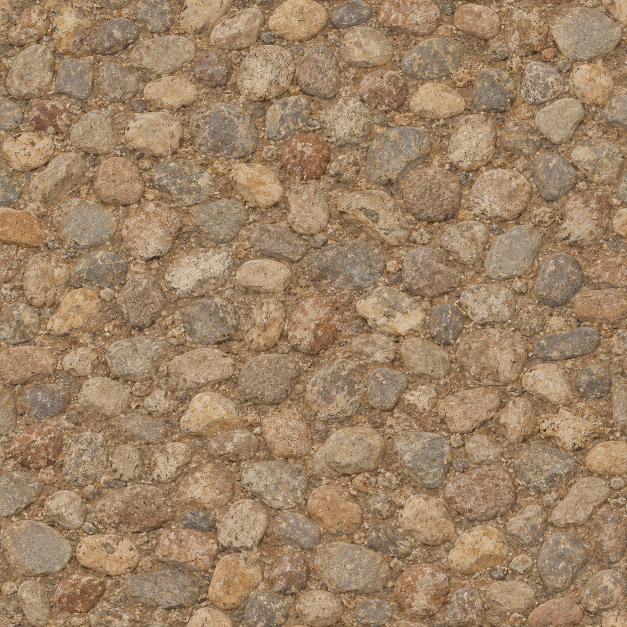
#> input picture arte/entrada/texturas/tex_empedrado.png, 1254 x 1254 px (shown at 1/2 size); its folder holds 4 pictures in this run
$ python maqueta_calle_mayor.py
#> lines starting #> are read from the running program, lines starting #| are printed output that depends on the picture
### herramientas/arte_provisional.py
#!/usr/bin/env python3
"""Genera los personajes y objetos PROVISIONALES del prototipo.

No es arte final: sirve para probar la tubería con las mismas medidas que tendrá el
arte real. El escenario ya no sale de aquí: lo modela y renderiza kit_calle_mayor.py.

Uso:  python3 herramientas/arte_provisional.py
Salida:
  arte/personajes/*.png              pesquisidor (SE, NE), alguacil (SE)
  arte/objetos/cadaver.png, sombra.png
"""
import math
import random
from pathlib import Path

import numpy as np
from PIL import Image, ImageDraw, ImageFilter

from isometria import AX, AY, ZH, ANCHO_FONDO, ALTO_FONDO, Proyeccion

RAIZ = Path(__file__).resolve().parent.parent
random.seed(1620)
np.random.seed(1620)

W, H = ANCHO_FONDO, ALTO_FONDO
PR = Proyeccion(603, 273)
p = PR.p

LARGO = 22.0          # longitud de la fachada con soportales (m)
FONDO_GALERIA = -2.0  # y del muro interior del soportal
ALTO_SOPORTAL = 3.6   # altura libre hasta la viga (m)
FRENTE = 0.25         # y de la fachada alta (sobre las columnas)
COLUMNAS_X = [1.5 + 3 * k for k in range(7)] + [22.0]
Z_HORNACINA = 1.0     # altura de la repisa de la hornacina (m)
# Borde izquierdo de la hornacina: centrada en pantalla entre las columnas de 16,5 y 19,5 m.
X_HORNACINA = 15.725


# --------------------------------------------------------------- utilidades

def color(hexa: str) -> tuple[int, int, int]:
    hexa = hexa.lstrip("#")
    return tuple(int(hexa[i:i + 2], 16) for i in (0, 2, 4))


def ruido(ancho: int, alto: int, escala: float, desenfoque: float) -> np.ndarray:
    """Ruido suave en [-1, 1] para dar textura a superficies planas."""
    base = np.random.normal(0, 1, (max(1, int(alto / escala)), max(1, int(ancho / escala))))
    img = Image.fromarray(((base - base.min()) / (np.ptp(base) + 1e-9) * 255).astype(np.uint8))
    img = img.resize((ancho, alto), Image.BICUBIC).filter(ImageFilter.GaussianBlur(desenfoque))
    arr = np.asarray(img).astype(np.float32) / 127.5 - 1.0
    return arr


GRANO = ruido(W, H, 3, 0.6)      # grano fino de pintura
#> in ruido, `img = Image.fromarray(((base - base.min()) / (np.ptp(base) + 1e-9) * 2..`:
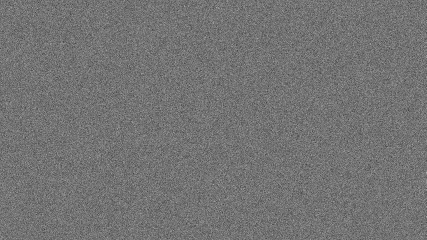
#> img: PIL image 853x480 L (shown at 1/2 size); min 0, max 254, mean 115.1
MANCHAS = ruido(W, H, 40, 12)    # manchas amplias de suciedad y humedad
#> call 2 of ruido, with ancho = 2560, alto = 1440, escala = 40, desenfoque = 12
#> in ruido (call 2), `img = Image.fromarray(((base - base.min()) / (np.ptp(base) + 1e-9) * 2..`:
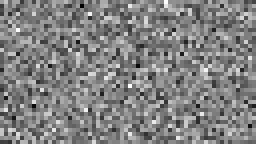
#> img: PIL image 64x36 L (shown 4 times larger); min 0, max 254, mean 129.5
#> in ruido (call 2), `img = img.resize((ancho, alto), Image.BICUBIC).filter(ImageFilter.Gaus..`:
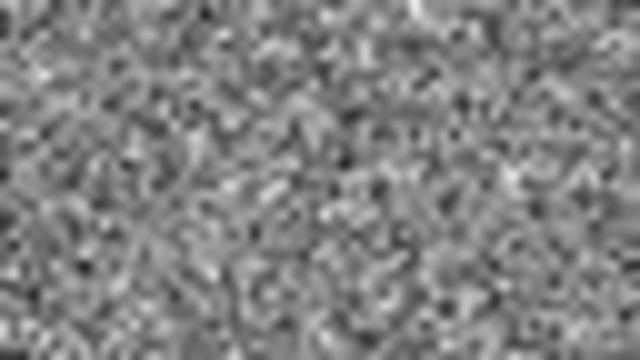
#> img: PIL image 2560x1440 L (shown at 1/4 size); min 35, max 236, mean 129.5
#> in ruido (call 2), `arr = np.asarray(img).astype(np.float32) / 127.5 - 1.0`:
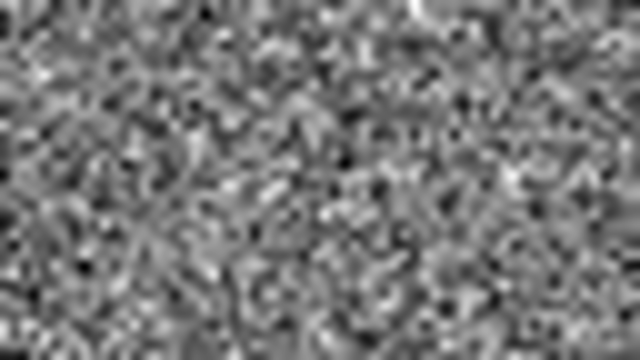
#> arr: shape (1440, 2560) float32 (shown at 1/4 size); min -0.725, max 0.851, mean 0.0159; drawn with min black and max white


# [56 lines left out: functions rellenar, sombrear, caja, envolvente, dibujar_caja, not called in this run]


# --------------------------------------------------------------- fondo

ESC = 4  # se dibuja a 4x y se reduce, para bordes suaves


def lienzo_personaje(ancho=120, alto=196):
    img = Image.new("RGBA", (ancho * ESC, alto * ESC), (0, 0, 0, 0))
    return img, ImageDraw.Draw(img)


def S(*pts):
    return [(a * ESC, b * ESC) for a, b in pts]


def reducir(img, ancho=120, alto=196):
    return img.resize((ancho, alto), Image.LANCZOS)


# [130 lines left out: functions pesquisidor, alguacil, cadaver, sombra, main, not called in this run]


# [2 lines that do not run on import are left out]

### herramientas/isometria.py
"""Proyección isométrica común a todas las herramientas de arte.

Convención del juego (no cambiar sin rehacer el arte):
  - Proyección ortográfica dimétrica 2:1: azimut 45°, elevación 30°.
  - Eje x del mundo: hacia abajo y a la derecha en pantalla.
  - Eje y del mundo: hacia abajo y a la izquierda en pantalla.
  - Eje z: altura.
  - 1 metro en el suelo avanza 76,4 px en horizontal y 38,2 px en vertical.
  - 1 metro de altura son 93,5 px. Una persona de 1,70 m mide unos 159 px.
  - Luz principal: de arriba a la izquierda.
"""

AX = 76.4   # px horizontales por metro de suelo
AY = 38.2   # px verticales por metro de suelo (la mitad: proporción 2:1)
ZH = 93.5   # px por metro de altura

ANCHO_FONDO = 2560
ALTO_FONDO = 1440


class Proyeccion:
    """Convierte coordenadas del mundo (metros) a píxeles de un fondo concreto."""

    def __init__(self, ox: float, oy: float):
        self.ox = ox
        self.oy = oy

    def p(self, x: float, y: float, z: float = 0.0) -> tuple[float, float]:
        return (self.ox + (x - y) * AX, self.oy + (x + y) * AY - z * ZH)

    def poligono(self, puntos) -> list[tuple[float, float]]:
        return [self.p(*pt) for pt in puntos]

### herramientas/maqueta_calle_mayor.py
#!/usr/bin/env python3
"""Fondo de la calle Mayor construido como maqueta: geometría por código y
texturas pintadas con ChatGPT (método de prueba frente al fondo pintado entero).

La geometría es la misma de arte_provisional.py, así que la zona transitable,
los oclusores y los puntos de interés de la escena siguen valiendo.

Texturas que usa (arte/entrada/texturas/):
  tex_cal.png              muros enfoscados (ocre; blanco y almagra se derivan)
  tex_empedrado.png, _b    calzada (se mezclan para que no se note la repetición)
  tex_empedrado_c.png      zócalo de cantos (provisional, hasta tener T05)
  tex_losas.png            suelo del soportal y canalillo
  tex_piedra.png, _b       columnas, basas, capiteles y balcones
Provisionales hechas por código, hasta tener las de ChatGPT: madera (T08) y teja (T09).

Uso:   python3 herramientas/maqueta_calle_mayor.py
Salida: arte/fondos/calle_mayor_texturas.png (2560 × 1440)
"""
import math
from pathlib import Path

import numpy as np
from PIL import Image, ImageDraw, ImageFilter
from scipy import ndimage

import arte_provisional as ap
from isometria import AX, AY, ZH, ANCHO_FONDO, ALTO_FONDO

RAIZ = Path(__file__).resolve().parent.parent
ENTRADA = RAIZ / "arte/entrada/texturas"
ESC = 2                 # se pinta al doble de tamaño y se reduce: bordes limpios
DENS = 200              # píxeles de textura por metro, al doble de tamaño
LARGO, FONDO, FRENTE, ALTO = ap.LARGO, ap.FONDO_GALERIA, ap.FRENTE, ap.ALTO_SOPORTAL
RNG = np.random.default_rng(1620)

# Luz principal desde arriba a la izquierda (ver isometria.py). Con estos valores
# el suelo queda a 1, una cara que mira a +y a 0,89 y una que mira a +x a 0,64.
LUZ = np.array([-0.162, 0.566, 0.808])
AMBIENTE, DIFUSA = 0.643, 0.442


# [4 lines left out: function sombreado, not called in this run]


# --------------------------------------------------------------- materiales

def periodico_suave(n: int, celdas: int, sigma: float) -> np.ndarray:
    """Ruido suave en [0, 1] que se repite sin costuras."""
    base = RNG.random((celdas, celdas)).astype(np.float32)
    grande = ndimage.zoom(np.tile(base, (3, 3)), n / celdas, order=3, mode="grid-wrap")[n:2 * n, n:2 * n]
    grande = ndimage.gaussian_filter(grande, sigma, mode="wrap")
    grande -= grande.min()
    return grande / (grande.max() + 1e-6)


def aplanar_tono(arr: np.ndarray, fuerza: float) -> np.ndarray:
    """Reduce las manchas grandes de luz y color de una textura (la suciedad la pongo yo)."""
    n = arr.shape[0]
    lum = arr @ np.array([0.299, 0.587, 0.114], np.float32)
    suave = ndimage.gaussian_filter(lum, n / 10, mode="wrap")
    factor = (lum.mean() / np.maximum(suave, 1.0)) ** fuerza
    return np.clip(arr * factor[..., None], 0, 255)


class Textura:
    """Textura repetible; se muestrea en metros sobre el plano de cada cara."""

    def __init__(self, fuente, metros: float, aplanar: float = 0.6, tinte=(1, 1, 1)):
        n = round(metros * DENS)
        img = fuente if isinstance(fuente, Image.Image) else Image.open(ENTRADA / fuente).convert("RGB")
        arr = np.asarray(img.resize((n, n), Image.LANCZOS)).astype(np.float32)
        if aplanar:
            arr = aplanar_tono(arr, aplanar)
        self.t = np.clip(arr * np.array(tinte, np.float32), 0, 255)
        self.n = n

    # [5 lines left out: function muestrear, not called in this run]


class Mezcla:
    """Dos texturas que se alternan con manchas suaves de unos metros: rompe la repetición."""

    # [11 lines left out: functions __init__, muestrear, not called in this run]


class Suciedad:
    """Variación de tono a gran escala (barro, humedad, desgaste), en metros del mundo."""

    def __init__(self, metros: float, fuerza: float, celdas: int = 10):
        self.ruido = periodico_suave(512, celdas, 10)
        self.metros, self.fuerza = metros, fuerza

    # [66 lines left out: functions factor, madera, teja, cal_variante, not called in this run]


# --------------------------------------------------------------- lienzo

class Lienzo:
    def __init__(self):
        self.W, self.H = ANCHO_FONDO * ESC, ALTO_FONDO * ESC
        self.ox, self.oy = ap.PR.ox * ESC, ap.PR.oy * ESC
        self.rgb = np.zeros((self.H, self.W, 3), np.float32)
        self.grano = periodico_suave(512, 200, 0.7)

    def p(self, x, y, z=0.0):
        return (self.ox + (x - y) * AX * ESC, self.oy + (x + y) * AY * ESC - z * ZH * ESC)

    def lin(self, d):
        x, y, z = d
        return np.array([(x - y) * AX * ESC, (x + y) * AY * ESC - z * ZH * ESC])

    # [117 lines left out: functions _caja, _mascara, cara, plano, plano_pantalla, sombra and 4 more, not called in this run]

    def resultado(self) -> Image.Image:
        img = Image.fromarray(np.clip(self.rgb, 0, 255).astype(np.uint8))
        return img.resize((ANCHO_FONDO, ALTO_FONDO), Image.LANCZOS)


# --------------------------------------------------------------- escena

def construir() -> Image.Image:
    L = Lienzo()
    empedrado = Mezcla(Textura("tex_empedrado.png", 1.8, 0.7), Textura("tex_empedrado_b.png", 1.8, 0.7))
#> in __init__, img is the input picture: PIL image 1254x1254 RGB; mean R, G, B 157.6, 130.5, 101.8
#> in __init__, `arr = np.asarray(img.resize((n, n), Image.LANCZOS)).astype(np.float32)`:
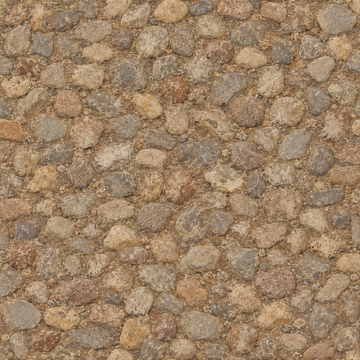
#> arr: shape (360, 360, 3) float32; mean R, G, B 157.6, 130.5, 101.8
#> in aplanar_tono, `lum = arr @ np.array([0.299, 0.587, 0.114], np.float32)`:
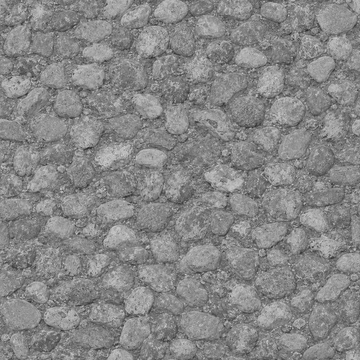
#> lum: shape (360, 360) float32; min 42, max 211.8, mean 135.4
#> in aplanar_tono, `factor = (lum.mean() / np.maximum(suave, 1.0)) ** fuerza`:
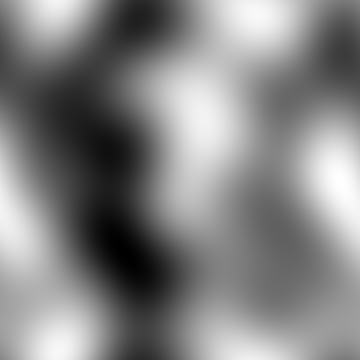
#> factor: shape (360, 360) float32; min 0.99, max 1.01, mean 1; drawn with min black and max white
    losas = Textura("tex_losas.png", 1.7, 0.7)
    cantos_muro = Textura("tex_empedrado_c.png", 1.2, 0.6, tinte=(0.78, 0.76, 0.74))
    piedra = Textura("tex_piedra.png", 1.0, 0.5, tinte=(0.93, 0.92, 0.9))
    piedra_b = Textura("tex_piedra_b.png", 1.0, 0.5, tinte=(0.93, 0.92, 0.9))
    cales = {t: Textura(cal_variante(t), 2.0, 0.5) for t in ("ocre", "blanco", "almagra")}
    viga = madera(1.0, tono=(78, 60, 46))
    tablas_puerta = madera(1.0, tablas=0.2, tono=(88, 64, 46), vertical=True)
    tablas_carro = madera(1.0, tablas=0.22, tono=(104, 78, 54))
    duelas = madera(1.0, tablas=0.12, tono=(110, 80, 52), vertical=True)
    postigo = madera(1.0, tablas=0.16, tono=(74, 84, 66), vertical=True)
    tejado = teja(2.0)
    barro = Suciedad(7.0, 0.22, celdas=12)
    humedad = Suciedad(5.0, 0.22, celdas=14)
    p = L.p

    # Cielo de anochecer.
    for yy in range(0, 700 * ESC):
        t = yy / (700 * ESC)
        L.rgb[yy] = (28 + 30 * t, 32 + 30 * t, 48 + 30 * t)

    # Calle: dos empedrados mezclados y barro a gran escala.
    L.cara([(-20, -12, 0), (50, -12, 0), (50, 32, 0), (-20, 32, 0)], (0, 0, 0), (1, 0, 0), (0, 1, 0),
           empedrado, 1.0, barro)
    # Canalillo central: losas estrechas, más oscuras por la humedad.
    L.cara([(-10, 3.65, 0), (38, 3.65, 0), (38, 3.95, 0), (-10, 3.95, 0)], (0, 3.65, 0), (1, 0, 0), (0, 1, 0),
           Textura("tex_losas.png", 0.8, 0.7), 0.62, humedad)
    L.sombra([(-10, 3.6, 0), (38, 3.6, 0), (38, 4.0, 0), (-10, 4.0, 0)], 0.18, 0.05)

    # Suelo del soportal.
    L.cara([(0, FONDO, 0), (LARGO, FONDO, 0), (LARGO, 0.3, 0), (0, 0.3, 0)], (0, FONDO, 0), (1, 0, 0), (0, 1, 0),
           losas, 1.0, humedad)

    # Muro interior del soportal, por casas, con su zócalo de cantos.
    tramos = [(0, 5.5, "ocre"), (5.5, 11, "blanco"), (11, 16.5, "almagra"), (16.5, LARGO, "blanco")]
    for i, (x0, x1, tono) in enumerate(tramos):
        L.cara([(x0, FONDO, 0), (x1, FONDO, 0), (x1, FONDO, ALTO), (x0, FONDO, ALTO)], (x0, FONDO, ALTO),
               (1, 0, 0), (0, 0, -1), cales[tono], sombreado((0, 1, 0)), humedad, (i * 0.7, i * 0.37))
        L.cara([(x0, FONDO, 0), (x1, FONDO, 0), (x1, FONDO, 0.6), (x0, FONDO, 0.6)], (x0, FONDO, 0.6),
               (1, 0, 0), (0, 0, -1), cantos_muro, sombreado((0, 1, 0)) * 0.9, None, (i * 0.5, 0))
        L.sombra([(x1 - 0.04, FONDO, 0), (x1 + 0.04, FONDO, 0), (x1 + 0.04, FONDO, ALTO), (x1 - 0.04, FONDO, ALTO)], 0.35, 0.03)

    # Puertas de tablas claveteadas con su dintel.
    for px_ in [2.4, 8.2, 13.6, 19.6]:
        L.sombra([(px_ - 0.12, FONDO, 0), (px_ + 1.42, FONDO, 0), (px_ + 1.42, FONDO, 2.62), (px_ - 0.12, FONDO, 2.62)], 0.4, 0.04)
        L.cara([(px_, FONDO, 0), (px_ + 1.3, FONDO, 0), (px_ + 1.3, FONDO, 2.4), (px_, FONDO, 2.4)], (px_, FONDO, 2.4),
               (1, 0, 0), (0, 0, -1), tablas_puerta, sombreado((0, 1, 0)))
        L.cara([(px_ - 0.1, FONDO, 2.4), (px_ + 1.4, FONDO, 2.4), (px_ + 1.4, FONDO, 2.6), (px_ - 0.1, FONDO, 2.6)],
               (px_ - 0.1, FONDO, 2.6), (1, 0, 0), (0, 0, -1), viga, sombreado((0, 1, 0)))
        L.linea([(px_ + 0.65, FONDO, 0.03), (px_ + 0.65, FONDO, 2.38)], (30, 22, 16), 4)
        for zc in (0.5, 1.2, 1.9):
            for xc in np.arange(px_ + 0.12, px_ + 1.25, 0.2):
                L.punto((xc, FONDO, zc), 2.2, (34, 30, 28))
        L.punto((px_ + 0.9, FONDO, 1.15), 5, (40, 36, 34))           # aldaba

    # Hornacina con estampa, vela blanca y cera negra en la repisa. Va baja (repisa a 1 m)
    # y entre dos columnas en pantalla: si no, la taparían la viga o una columna.
    hx, z0 = ap.X_HORNACINA, ap.Z_HORNACINA
    nicho = [(hx, FONDO, z0), (hx + 0.55, FONDO, z0)]
    nicho += [(hx + 0.275 + 0.275 * math.cos(a), FONDO, z0 + 0.4 + 0.275 * math.sin(a)) for a in np.linspace(0, math.pi, 16)]
    L.cara(nicho, (hx, FONDO, z0 + 0.7), (1, 0, 0), (0, 0, -1), cales["blanco"], 0.5)
    L.sombra(nicho, 0.35, 0.05)
    L.plano([(hx + 0.15, FONDO, z0 + 0.22), (hx + 0.4, FONDO, z0 + 0.22), (hx + 0.4, FONDO, z0 + 0.58), (hx + 0.15, FONDO, z0 + 0.58)], (110, 82, 48), 0.1)
    L.plano([(hx + 0.21, FONDO, z0 + 0.27), (hx + 0.34, FONDO, z0 + 0.27), (hx + 0.34, FONDO, z0 + 0.52), (hx + 0.21, FONDO, z0 + 0.52)], (64, 52, 46), 0.1)
    L.caja3d(hx - 0.05, FONDO, hx + 0.6, FONDO + 0.12, z0 - 0.06, z0, piedra)
    L.plano([(hx + 0.23, FONDO + 0.06, z0), (hx + 0.32, FONDO + 0.06, z0), (hx + 0.32, FONDO + 0.06, z0 + 0.23), (hx + 0.23, FONDO + 0.06, z0 + 0.23)], (232, 223, 200), 0.02)
    for gx, gz in [(0.2, 0.0), (0.36, 0.0), (0.29, -0.02), (0.12, -0.04)]:
        L.punto((hx + gx, FONDO + 0.1, z0 + gz), 3, (14, 12, 14))
    llama = p(hx + 0.275, FONDO + 0.06, z0 + 0.29)
    L.plano_pantalla([(llama[0] + 5 * math.cos(a), llama[1] + 11 * math.sin(a) - 3) for a in np.linspace(0, 2 * math.pi, 14)], (255, 214, 130), 0)

    # Penumbra bajo el soportal: más oscuro arriba del muro y junto a él en el suelo.
    L.sombra([(0, FONDO, 0), (LARGO, FONDO, 0), (LARGO, FONDO, ALTO), (0, FONDO, ALTO)], 0.40, 0.3)
    L.sombra([(0, FONDO, ALTO - 0.9), (LARGO, FONDO, ALTO - 0.9), (LARGO, FONDO, ALTO), (0, FONDO, ALTO)], 0.35, 0.3)
    L.sombra([(0, FONDO, 0), (LARGO, FONDO, 0), (LARGO, 0.3, 0), (0, 0.3, 0)], 0.30, 0.4)
    L.sombra([(0, FONDO, 0), (LARGO, FONDO, 0), (LARGO, FONDO + 0.7, 0), (0, FONDO + 0.7, 0)], 0.30, 0.25)

    # Columnas de piedra, redondas, con basa, capitel y zapata de madera.
    for i, cx in enumerate(ap.COLUMNAS_X):
        mat = piedra if i % 2 == 0 else piedra_b
        L.sombra([(cx - 0.45, -0.1, 0), (cx + 0.5, -0.1, 0), (cx + 0.5, 0.6, 0), (cx - 0.45, 0.6, 0)], 0.40, 0.12)
        L.caja3d(cx - 0.26, -0.26, cx + 0.26, 0.26, 0, 0.32, mat, (i * 0.31, 0))
        L.cilindro(cx, 0, 0.17, 0.32, 3.12, mat, desplaz=(i * 0.43, i * 0.2))
        L.sombra([(cx - 0.18, 0.18, 0.32), (cx + 0.18, 0.18, 0.32), (cx + 0.18, 0.18, 0.5), (cx - 0.18, 0.18, 0.5)], 0.25, 0.05)
        L.caja3d(cx - 0.25, -0.25, cx + 0.25, 0.25, 3.12, 3.35, mat, (i * 0.17, 0))
        L.caja3d(cx - 0.65, -0.18, cx + 0.65, 0.18, 3.35, 3.6, viga, (i * 0.29, 0))

    # Viga corrida, fachada alta por casas, ventanas y balcones.
    L.cara([(0, FRENTE, 3.6), (LARGO + 0.3, FRENTE, 3.6), (LARGO + 0.3, FRENTE, 3.85), (0, FRENTE, 3.85)],
           (0, FRENTE, 3.85), (1, 0, 0), (0, 0, -1), viga, sombreado((0, 1, 0)))
    fachada = [(0, 5.5, "ocre"), (5.5, 11, "blanco"), (11, 16.5, "almagra"), (16.5, LARGO + 0.3, "ocre")]
    encendidas = {(5.5, 1), (16.5, 0)}
    for i, (x0, x1, tono) in enumerate(fachada):
        L.cara([(x0, FRENTE, 3.85), (x1, FRENTE, 3.85), (x1, FRENTE, 7.0), (x0, FRENTE, 7.0)], (x0, FRENTE, 7.0),
               (1, 0, 0), (0, 0, -1), cales[tono], sombreado((0, 1, 0)), humedad, (i * 0.9 + 0.3, i * 0.55))
        L.sombra([(x0, FRENTE, 6.5), (x1, FRENTE, 6.5), (x1, FRENTE, 7.0), (x0, FRENTE, 7.0)], 0.40, 0.25)
        L.sombra([(x0, FRENTE, 3.85), (x1, FRENTE, 3.85), (x1, FRENTE, 4.1), (x0, FRENTE, 4.1)], 0.25, 0.08)
        L.sombra([(x1 - 0.04, FRENTE, 3.85), (x1 + 0.04, FRENTE, 3.85), (x1 + 0.04, FRENTE, 7.0), (x1 - 0.04, FRENTE, 7.0)], 0.4, 0.03)
        for k, vx in enumerate((x0 + 1.4, x0 + 3.8)):
            if vx + 1.0 > x1:
                continue
            hueco = [(vx, FRENTE, 4.6), (vx + 1.0, FRENTE, 4.6), (vx + 1.0, FRENTE, 6.1), (vx, FRENTE, 6.1)]
            if (x0, k) in encendidas:
                L.plano(hueco, (226, 168, 88), 0.05)
                L.sombra([(vx, FRENTE, 5.6), (vx + 1.0, FRENTE, 5.6), (vx + 1.0, FRENTE, 6.1), (vx, FRENTE, 6.1)], 0.35, 0.15)
            else:
                L.plano(hueco, (30, 26, 24), 0.05)
            L.sombra([(vx - 0.06, FRENTE, 4.54), (vx + 1.06, FRENTE, 4.54), (vx + 1.06, FRENTE, 6.16), (vx - 0.06, FRENTE, 6.16)], 0.3, 0.04)
            L.cara([(vx - 0.42, FRENTE, 4.6), (vx - 0.02, FRENTE, 4.6), (vx - 0.02, FRENTE, 6.1), (vx - 0.42, FRENTE, 6.1)],
                   (vx - 0.42, FRENTE, 6.1), (1, 0, 0), (0, 0, -1), postigo, sombreado((0, 1, 0)))
            # Balcón: losa de piedra, su sombra en la fachada y barandilla de forja.
            L.sombra([(vx - 0.15, FRENTE, 4.05), (vx + 1.15, FRENTE, 4.05), (vx + 1.15, FRENTE, 4.35), (vx - 0.15, FRENTE, 4.35)], 0.35, 0.06)
            L.caja3d(vx - 0.15, FRENTE, vx + 1.15, FRENTE + 0.4, 4.27, 4.35, piedra_b)
            for bx in np.arange(vx - 0.1, vx + 1.12, 0.12):
                L.linea([(bx, FRENTE + 0.36, 4.35), (bx, FRENTE + 0.36, 5.05)], (24, 22, 22), 3)
            L.linea([(vx - 0.13, FRENTE + 0.36, 5.05), (vx + 1.13, FRENTE + 0.36, 5.05)], (24, 22, 22), 5)
            L.linea([(vx - 0.13, FRENTE + 0.36, 4.42), (vx + 1.13, FRENTE + 0.36, 4.42)], (24, 22, 22), 4)

    # Alero de madera y tejado.
    L.cara([(0, FRENTE, 7.0), (LARGO + 0.3, FRENTE, 7.0), (LARGO + 0.3, FRENTE + 0.5, 6.92), (0, FRENTE + 0.5, 6.92)],
           (0, FRENTE, 7.0), (1, 0, 0), (0, 1, 0), viga, 0.7)
    pendiente = np.array([0, -4.5 - (FRENTE + 0.5), 9.1 - 6.92])
    pendiente = tuple(pendiente / np.linalg.norm(pendiente))
    normal_tejado = np.cross(pendiente, (1, 0, 0))
    L.cara([(0, FRENTE + 0.5, 6.92), (LARGO + 0.3, FRENTE + 0.5, 6.92), (LARGO + 0.3, -4.5, 9.1), (0, -4.5, 9.1)],
           (0, -4.5, 9.1), (1, 0, 0), tuple(-np.array(pendiente)), tejado, sombreado(normal_tejado), barro)

    # Fachada lateral del último edificio.
    L.cara([(LARGO + 0.3, FONDO, 3.6), (LARGO + 0.3, FRENTE + 0.5, 3.6), (LARGO + 0.3, FRENTE + 0.5, 6.92),
            (LARGO + 0.3, -2.0, 8.1), (LARGO + 0.3, -4.5, 9.1), (LARGO + 0.3, -4.5, 3.6)],
           (LARGO + 0.3, FRENTE + 0.5, 9.1), (0, -1, 0), (0, 0, -1), cales["blanco"], sombreado((1, 0, 0)), humedad)

    # Carro de tablas.
    cx0, cx1, cy0, cy1 = 6.2, 9.1, 6.1, 7.0
    L.sombra([(cx0 - 0.3, cy0 - 0.1, 0), (cx1 + 0.5, cy0 - 0.1, 0), (cx1 + 0.5, cy1 + 0.7, 0), (cx0 - 0.3, cy1 + 0.7, 0)], 0.45, 0.2)
    L.linea([(cx0, cy0 + 0.2, 0.9), (cx0 - 2.0, cy0 + 0.2, 0.25)], (70, 52, 36), 10)
    L.caja3d(cx0, cy0, cx1, cy1, 0.65, 1.1, tablas_carro)
    L.sombra([(cx0, cy1, 0.65), (cx1, cy1, 0.65), (cx1, cy1, 0.8), (cx0, cy1, 0.8)], 0.3, 0.04)
    for vx in (6.75, 8.45):
        rueda = [(vx + 0.55 * math.cos(a), cy1 + 0.06, 0.58 + 0.55 * math.sin(a)) for a in np.linspace(0, 2 * math.pi, 40)]
        L.linea(rueda, (52, 38, 26), 12)
        for a in np.linspace(0, math.pi, 5, endpoint=False):
            L.linea([(vx + 0.52 * math.cos(a), cy1 + 0.06, 0.58 + 0.52 * math.sin(a)),
                     (vx - 0.52 * math.cos(a), cy1 + 0.06, 0.58 - 0.52 * math.sin(a))], (60, 44, 30), 6)
        L.punto((vx, cy1 + 0.06, 0.58), 7, (40, 30, 22))
    L.linea([(cx0, cy1 - 0.2, 0.9), (cx0 - 2.0, cy1 - 0.2, 0.25)], (80, 60, 40), 10)

    # Barriles de duelas con aros de hierro.
    for bx, by in [(19.0, 6.55), (19.75, 6.85)]:
        L.sombra([(bx - 0.45, by - 0.3, 0), (bx + 0.6, by - 0.3, 0), (bx + 0.6, by + 0.6, 0), (bx - 0.45, by + 0.6, 0)], 0.45, 0.1)
        L.cilindro(bx, by, 0.33, 0, 0.95, duelas, facetas=16, tapa=madera(0.66, tono=(118, 90, 60)))
        for zz in (0.12, 0.42, 0.83):
            L.linea([(bx + 0.335 * math.cos(a), by + 0.335 * math.sin(a), zz)
                     for a in np.linspace(-math.pi / 4, 3 * math.pi / 4, 16)], (36, 34, 34), 5)

    # Viñeteado suave para centrar la mirada.
    yy, xx = np.mgrid[0:L.H, 0:L.W].astype(np.float32)
    dist = np.sqrt(((xx - L.W / 2) / (L.W / 2)) ** 2 + ((yy - L.H / 2) / (L.H / 2)) ** 2)
    L.rgb *= np.clip(1.08 - 0.28 * dist ** 2, 0.6, 1.0)[..., None]
    return L.resultado()


if __name__ == "__main__":
    destino = RAIZ / "arte/fondos/calle_mayor_texturas.png"
#> (the run stopped early here; a loop or call above may not have finished)
